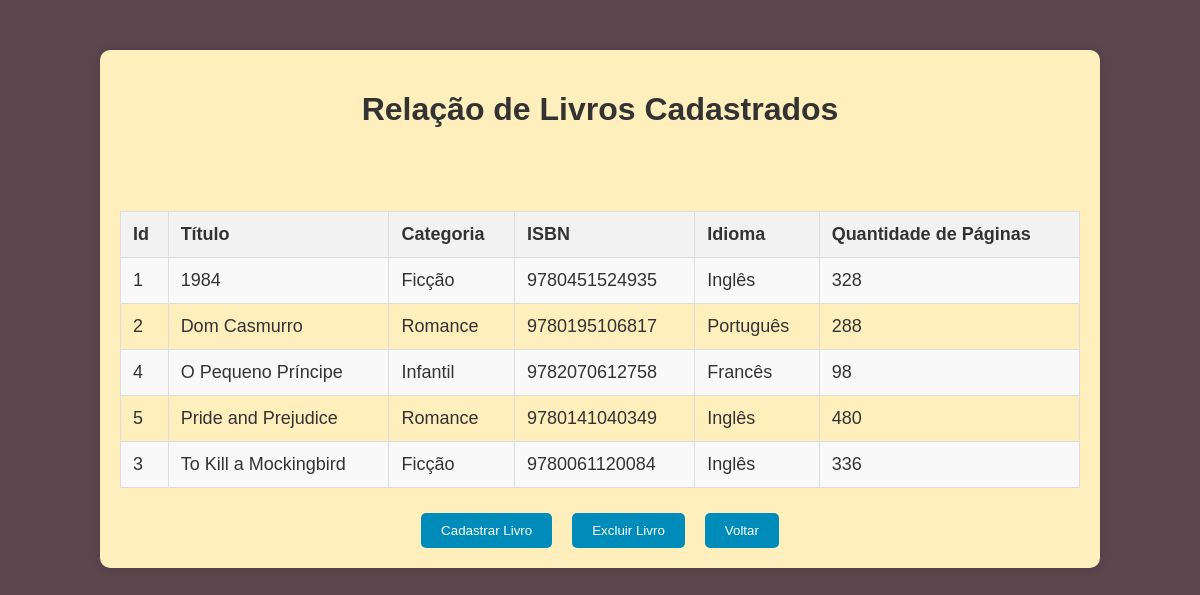
/ListarLivro.php (signed in), run on the app's committed database.
### tables this page shows
CREATE TABLE `livro` (
  `codlivro` int(11) NOT NULL,
  `titulo` varchar(50) NOT NULL,
  `categoria` varchar(20) NOT NULL,
  `isbn` varchar(15) NOT NULL,
  `idioma` varchar(30) NOT NULL,
  `qtdepag` int(11) NOT NULL
);

### conectar.php (called while the page is built, shortened)
<?php
class Conectar extends PDO
{
    private static $instancia;
    public static function getInstance(){
        if (!isset(self::$instancia)) {
            try {
                self::$instancia = new Conectar();
            } catch (Exception $e) {
                echo 'Erro ao conectar: ' . $e->getMessage();
                exit();
            }
        }
        return self::$instancia;
    }
}
?>

### Livro.php (called while the page is built, shortened)
<?php
include_once 'conectar.php';
class Livro
{
    public function listar()
    {
        try {
            $this->conn = Conectar::getInstance();
            $sql = $this->conn->query("SELECT * FROM livro ORDER BY titulo");
            $sql->execute();
            $result = $sql->fetchAll(PDO::FETCH_ASSOC);
            return $result;
        } catch (PDOException $exc) {
            echo "Erro ao executar consulta: " . $exc->getMessage();
        }
    }
}

### ListarLivro.php (the view, shortened to what this page needs)
<!DOCTYPE html>
<html lang="pt-BR">
<head>
</head>
<body>
    <div class="container">
        <h1>Relação de Livros Cadastrados</h1>
        <?php
        include_once 'Livro.php';
        $livro = new Livro();
        $livros = $livro->listar();
        ?>
        <br><br>
        <table>
            <tr>
                <th>Id</th>
                <th>Título</th>
                <th>Categoria</th>
                <th>ISBN</th>
                <th>Idioma</th>
                <th>Quantidade de Páginas</th>
            </tr>
            <?php
            foreach ($livros as $livro) {
                echo "<tr>";
                echo "<td>" . $livro['codlivro'] . "</td>";
                echo "<td>" . $livro['titulo'] . "</td>";
                echo "<td>" . $livro['categoria'] . "</td>";
                echo "<td>" . $livro['isbn'] . "</td>";
                echo "<td>" . $livro['idioma'] . "</td>";
                echo "<td>" . $livro['qtdepag'] . "</td>";
                echo "</tr>";
            }
            ?>
        </table>
        <div class="button-container">
            <button><a href="cadastrarLivro.php">Cadastrar Livro</a></button>
            <button><a href="ExcluirLivro.php">Excluir Livro</a></button>
            <button><a href="menu.php">Voltar</a></button>
        </div>
    </div>
</body>
</html>

### ListarLivro.php (style rules this page uses)
body { font-family: Arial, sans-serif; background-color: #5a464c; margin: 0; padding: 0; color: #fff; }
.container { width: 80%; margin: 50px auto; padding: 20px; background-color: #ffefbc; box-shadow: 0 0 10px rgba(0, 0, 0, 0.1); border-radius: 10px; }
h1 { text-align: center; color: #333; }
table { width: 100%; border-collapse: collapse; margin: 25px 0; font-size: 18px; text-align: left; }
th, td { padding: 12px; border: 1px solid #ddd; }
th { background-color: #f2f2f2; color: #333; }
td { color: #333; }
tr:nth-child(even) { background-color: #f9f9f9; }
.button-container { display: flex; justify-content: center; margin-top: 20px; }
button { margin: 0 10px; padding: 10px 20px; border: none; background-color: #008CBA; color: white; cursor: pointer; border-radius: 5px; text-align: center; }
button a { color: white; text-decoration: none; }

### data on the page
livro: codlivro "1", titulo "1984", categoria "Ficção", isbn "9780451524935", idioma "Inglês", qtdepag "328"
livro: codlivro "2", titulo "Dom Casmurro", categoria "Romance", isbn "9780195106817", idioma "Português", qtdepag "288"
livro: codlivro "4", titulo "O Pequeno Príncipe", categoria "Infantil", isbn "9782070612758", idioma "Francês", qtdepag "98"
livro: codlivro "5", titulo "Pride and Prejudice", categoria "Romance", isbn "9780141040349", idioma "Inglês", qtdepag "480"
livro: codlivro "3", titulo "To Kill a Mockingbird", categoria "Ficção", isbn "9780061120084", idioma "Inglês", qtdepag "336"
